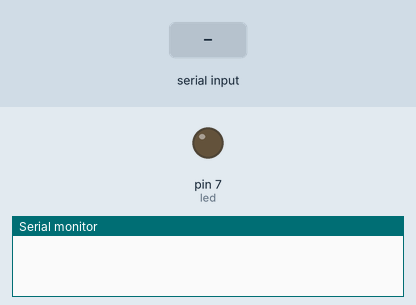
This sketch was run on a simulated Arduino Uno, built with avr-gcc and run on an emulated ATmega328P. Parts: output pins drawn as LEDs (lit = HIGH), the last lines printed to the serial monitor. The inputs (shaded band) are chosen by the test bench.

Above: at 1.2 s.
1.3 s: "1" received over Serial
At 2.0 s:
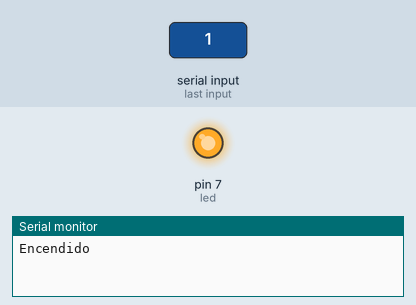
2.8 s: "0" received over Serial
At 3.1 s:
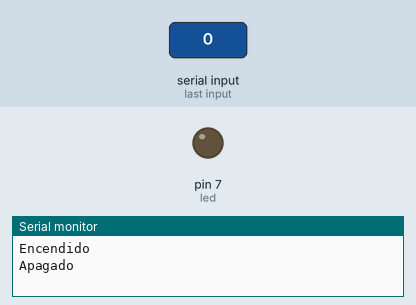
Timing chart, 0 to 5.8 s (numbered marks = the images above; inputs shaded):
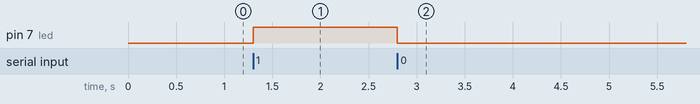

The sketch:

BTH.ino
```cpp
//Bluetooth

int led = 7;
int sta = 0;

void setup() {
  pinMode(led, OUTPUT);
  digitalWrite(led, LOW);
  Serial.begin(9600);
}

void loop() {
  if(Serial.available()>0) {
    sta = Serial.read();
  }

  if(sta == '0'){
    digitalWrite(led,LOW);
    Serial.println("Apagado");
    sta = 0;
  }else if (sta == '1'){
    digitalWrite(led,HIGH);
    Serial.println("Encendido");
    sta = 0;
  }

}
```

Measured:
- after the input at 1.3 s, pin 7 (led): LOW → HIGH at once
- after the input at 2.8 s, pin 7 (led): HIGH → LOW at once
